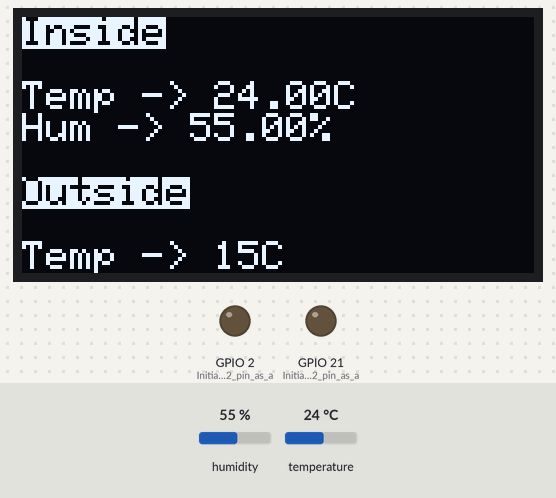
A program run on a simulated ESP32. On the bench: 128×64 one-colour display, output pins drawn as LEDs (lit = HIGH). The inputs (shaded band) are chosen by the test bench; at power-on: humidity 55 %, temperature 24 °C. WiFi joins after 1.5 s; servers stay silent unless stated; network time is answered at once with the bench clock; the local clock reads 2024-03-15 10:24:30 at power-on unless the program sets it; random numbers use the default seed unless the program sets one; no MQTT or app messages arrive unless stated; what the program prints to the serial monitor is not drawn.

Above: at 2.8 s.
2.9 s: humidity set to 22 %
At 4.5 s:
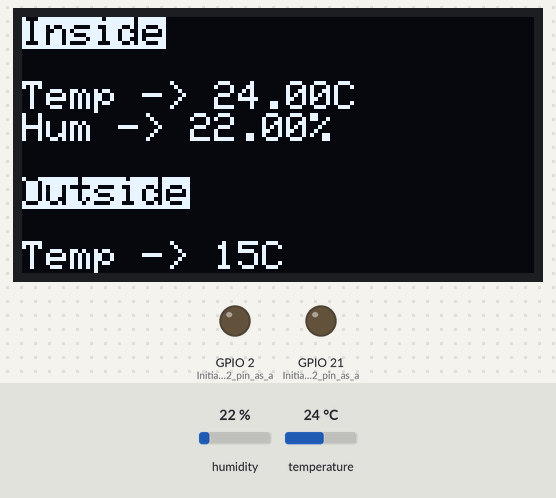
5.3 s: temperature set to 12 °C
At 6.8 s:
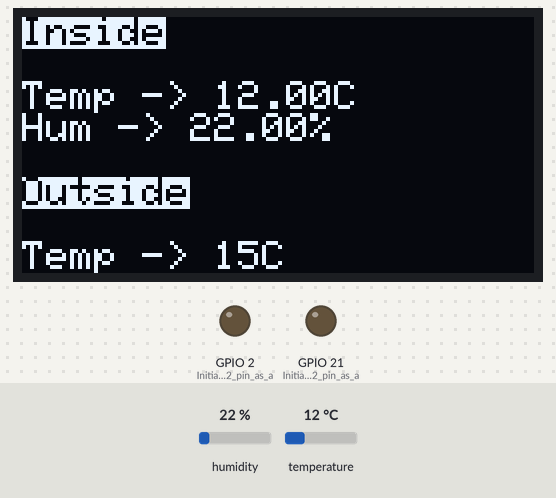
8.8 s: humidity set to 40 %
At 11.1 s:
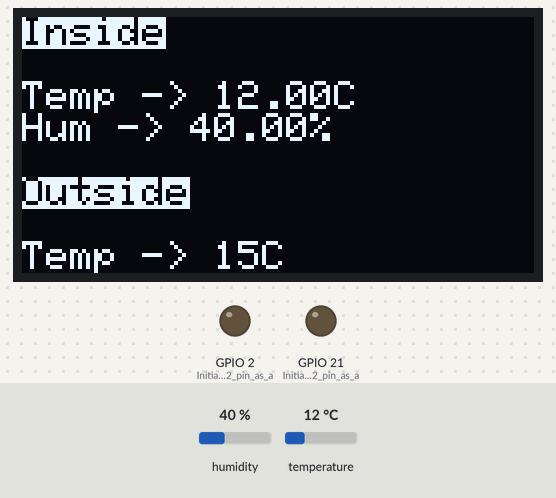
11.4 s: temperature set to 19 °C
Timing chart, 0 to 14.4 s (numbered marks = the images above; inputs shaded):
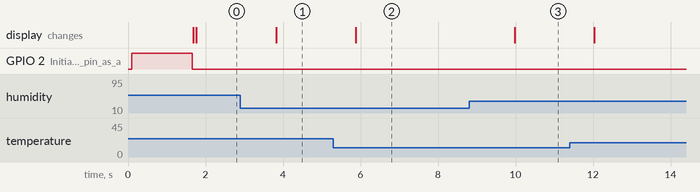

The program:

main.cpp
```cpp
#include <Arduino.h>
#include <WiFi.h>
#include <PubSubClient.h>
#include <ArduinoJson.h>
#include <ArduinoJson.hpp>
#include <NTPClient.h>
#include <WiFiUdp.h>
#include "DHT.h"
#include <Adafruit_GFX.h>
#include <Adafruit_SH1106.h>

// Temp sensor config
#define DHTPIN 23
#define DHTTYPE DHT11
DHT dht(DHTPIN, DHTTYPE);

WiFiUDP ntpUDP;
NTPClient timeClient(ntpUDP);

const char *ssid = "INEA-73EF_2.4G";
const char *password = "8689450570";
const char *mqtt_server_ip = "192.168.1.138";
const int mqtt_server_port = 1883;

WiFiClient espClient;
PubSubClient mqttClient(espClient);

// Screen config
#define OLED_SDA 18
#define OLED_SCL 19

Adafruit_SH1106 display(18, 19);

void turnOnBlueLed();
void turnOffBlueLed();

void reconnectToMqtt();

void configure();
void configureWiFi();
void configureMqtt();

float getHumidity();
float getTemperature();

void sendSensorsDataToServer();

void updateScreenWithSensorsData();
void callback(char *topic, byte *message, unsigned int length);

// Assuming a 16x16 monochrome bitmap for the sun
void setup()
{
  Serial.begin(115200);
  delay(100);
  pinMode(2, OUTPUT);  // Initialize GPIO2 pin as an output
  pinMode(21, OUTPUT); // Initialize GPIO2 pin as an output
  configure();
  dht.begin();
  timeClient.begin();
  display.begin(SH1106_SWITCHCAPVCC, 0x3C);
  display.clearDisplay();
}

void loop()
{
  if (!mqttClient.connected())
  {
    reconnectToMqtt();
  }
  timeClient.forceUpdate();
  updateScreenWithSensorsData();
  sendSensorsDataToServer();
  mqttClient.loop();
}

void turnOnBlueLed()
{
  digitalWrite(2, HIGH); // Turn the LED off by making the voltage HIGH
}

void turnOffBlueLed()
{
  digitalWrite(2, LOW);
}

void configure()
{
  turnOnBlueLed();

  configureWiFi();
  configureMqtt();

  turnOffBlueLed();
}

void configureWiFi()
{

  WiFi.mode(WIFI_STA); // Optional
  WiFi.begin(ssid, password);
  Serial.print("\nConnecting to wifi.");

  while (WiFi.status() != WL_CONNECTED)
  {
    Serial.print(".");
    delay(100);
  }

  Serial.println("\nConnected to the WiFi network");
  Serial.print("Local ESP32 IP: ");
  Serial.println(WiFi.localIP());
}

void configureMqtt()
{
  mqttClient.setServer(mqtt_server_ip, mqtt_server_port);
  mqttClient.setCallback(callback);

  reconnectToMqtt();
}

void reconnectToMqtt()
{
  // Loop until we're reconnected
  while (!mqttClient.connected())
  {

    Serial.println("Attempting MQTT connection...");
    // Create a random client ID
    String clientId = "ESP32Client-";
    clientId += String(random(0xffff), HEX);
    // Attempt to connect
    if (mqttClient.connect(clientId.c_str()))
    {
      Serial.println("Successfully connected to MQTT server");
      mqttClient.subscribe("/home/api/temp");
    }
    else
    {
      Serial.println("failed, rc=");
      Serial.print(mqttClient.state());
      delay(5000);
    }
  }
}

float getTemperature()
{
  float temperature = dht.readTemperature();
  return temperature;
}

float getHumidity()
{
  float humidity = dht.readHumidity();
  return humidity;
}

void updateScreenWithSensorsData()
{
  display.clearDisplay();
  display.setCursor(0, 0);

  display.setTextColor(BLACK, WHITE);

  display.print("Inside\n");
  display.print("\n");

  display.setTextColor(WHITE);

  display.print("Temp -> ");
  display.print(getTemperature());
  display.print("C \n");

  display.print("Hum -> ");
  display.print(getHumidity());
  display.print("% \n");

  display.print("\n");

  display.setTextColor(BLACK, WHITE);

  display.print("Outside\n");
  display.print("\n");

  display.setTextColor(WHITE);

  display.print("Temp -> ");
  display.print(15);
  display.print("C \n");

  display.display();
  delay(100);
}

void sendSensorsDataToServer()
{
  // Serial.println("Reporting sensors data");
  StaticJsonDocument<120> json;
  char sensorsOutput[120];
  json["temperature"] = getTemperature();
  json["humidity"] = getHumidity();
  json["timeStamp"] = timeClient.getEpochTime();
  serializeJson(json, sensorsOutput);
  mqttClient.publish("/home/sensors/temperature", sensorsOutput);
}

void callback(char *topic, byte *message, unsigned int length)
{
  const size_t capacity = JSON_OBJECT_SIZE(10);

  DynamicJsonDocument parsed(capacity);
  DeserializationError error = deserializeJson(parsed, message);

  if (error)
  {
    Serial.println("Failed to parse JSON");
    Serial.println(error.c_str());
    return;
  }

  if (String(topic) == "/home/api/temp")
  {
    if (boolean(parsed["on"]))
    {
      digitalWrite(21, HIGH);
    }
    else if (!boolean(parsed["on"]))
    {
      digitalWrite(21, LOW);
    }
  }
}
```

Measured:
- after the input at 2.9 s, the display: changes after 0.92 s (image 1)
- after the input at 5.3 s, the display: changes after 0.57 s (image 2)
- after the input at 8.8 s, the display: changes after 1.2 s (image 3)
